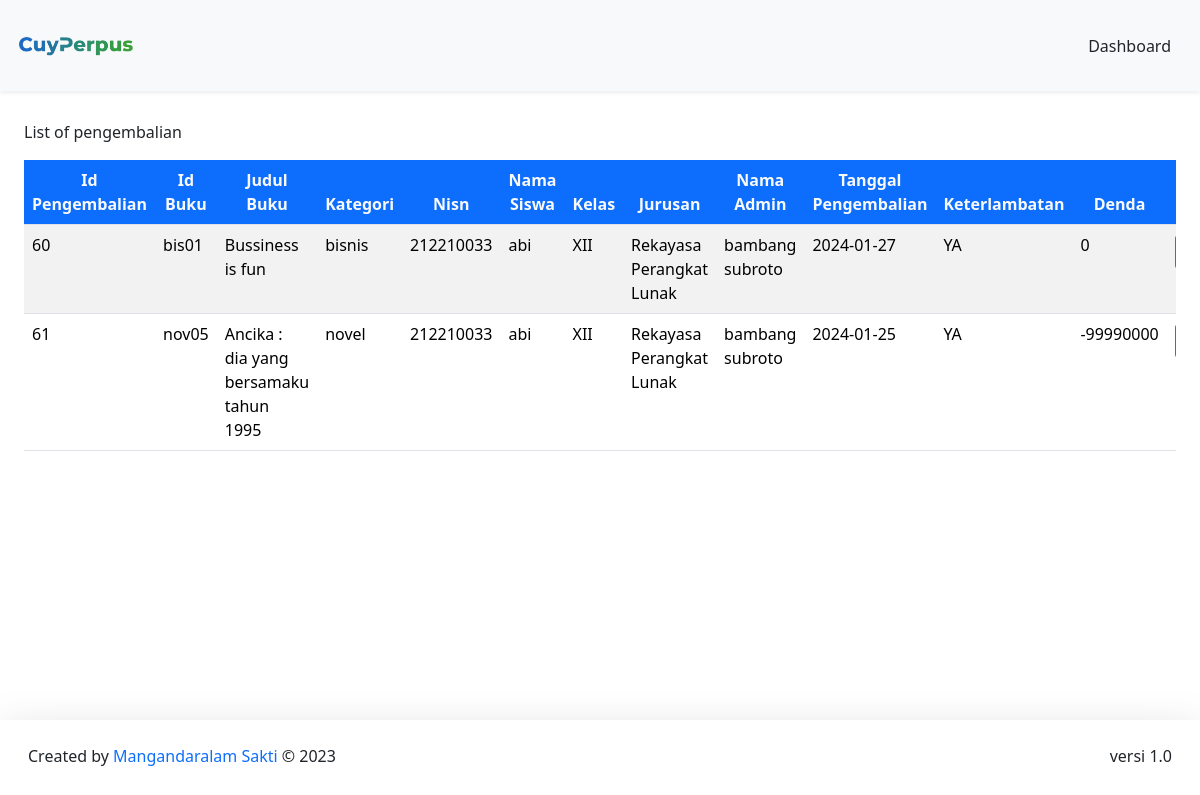
/DashboardAdmin/pengembalian/pengembalianBuku.php, run on the app's committed database.
### tables this page shows
CREATE TABLE `pengembalian` (
  `id_pengembalian` int(11) NOT NULL,
  `id_peminjaman` int(11) NOT NULL,
  `id_buku` varchar(20) NOT NULL,
  `nisn` int(11) NOT NULL,
  `id_admin` int(11) NOT NULL,
  `buku_kembali` date NOT NULL,
  `keterlambatan` enum('YA','TIDAK') NOT NULL,
  `denda` int(15) NOT NULL
);

CREATE TABLE `buku` (
  `cover` varchar(255) NOT NULL,
  `id_buku` varchar(20) NOT NULL,
  `kategori` varchar(255) NOT NULL,
  `judul` varchar(255) NOT NULL,
  `pengarang` varchar(255) NOT NULL,
  `penerbit` varchar(255) NOT NULL,
  `tahun_terbit` date NOT NULL,
  `jumlah_halaman` int(11) NOT NULL,
  `buku_deskripsi` text NOT NULL,
  `isi_buku` varchar(250) NOT NULL
);

CREATE TABLE `member` (
  `nisn` int(11) NOT NULL,
  `kode_member` varchar(12) NOT NULL,
  `nama` varchar(255) NOT NULL,
  `password` varchar(255) NOT NULL,
  `jenis_kelamin` varchar(20) NOT NULL,
  `kelas` varchar(5) NOT NULL,
  `jurusan` varchar(50) NOT NULL,
  `no_tlp` varchar(15) NOT NULL,
  `tgl_pendaftaran` date NOT NULL
);

### config/config.php (called while the page is built, shortened)
<?php
$host = "127.0.0.1";
$username = "root";
$password = "";
$database_name = "perpustakaan";
$connection = mysqli_connect($host, $username, $password, $database_name);
function queryReadData($dataKategori) {
  global $connection;
  $result = mysqli_query($connection, $dataKategori);
  $items = [];
  while($item = mysqli_fetch_assoc($result)) {
    $items[] = $item;
  }
  return $items;
}
?>

### DashboardAdmin/pengembalian/pengembalianBuku.php (the view, shortened to what this page needs)
<?php
require "../../config/config.php";
$dataPeminjam = queryReadData("SELECT pengembalian.id_pengembalian, pengembalian.id_buku, buku.judul, buku.kategori, pengembalian.nisn, member.nama, member.kelas, member.jurusan, admin.nama_admin, pengembalian.buku_kembali, pengembalian.keterlambatan, pengembalian.denda
FROM pengembalian
INNER JOIN buku ON pengembalian.id_buku = buku.id_buku
INNER JOIN member ON pengembalian.nisn = member.nisn
INNER JOIN admin ON pengembalian.id_admin = admin.id")
?>
<!DOCTYPE html>
<html lang="en">
  <head>
    <link href="https://cdn.jsdelivr.net/npm/bootstrap@5.3.2/dist/css/bootstrap.min.css" rel="stylesheet">
  </head>
  <body>
    <nav class="navbar fixed-top bg-body-tertiary shadow-sm">
      <div class="container-fluid p-3">
        <a class="navbar-brand" href="#">
          <img src="../../assets/logoNav.png" alt="logo" width="120px">
        </a>
        <a class="btn btn-tertiary" href="../dashboardAdmin.php">Dashboard</a>
      </div>
    </nav>
    <div class="p-4 mt-5">
      <div class="mt-5">
    <caption>List of pengembalian</caption>
      <div class="table-responsive mt-3">
    <table class="table table-striped table-hover">
     <thead class="text-center">
      <tr>
        <th class="bg-primary text-light">Id Pengembalian</th>
        <th class="bg-primary text-light">Id Buku</th>
        <th class="bg-primary text-light">Judul Buku</th>
        <th class="bg-primary text-light">Kategori</th>
        <th class="bg-primary text-light">Nisn</th>
        <th class="bg-primary text-light">Nama Siswa</th>
        <th class="bg-primary text-light">Kelas</th>
        <th class="bg-primary text-light">Jurusan</th>
        <th class="bg-primary text-light">Nama Admin</th>
        <th class="bg-primary text-light">Tanggal Pengembalian</th>
        <th class="bg-primary text-light">Keterlambatan</th>
        <th class="bg-primary text-light">Denda</th>
        <th class="bg-primary text-light">Delete</th>
      </tr>
    </thead>
        <?php foreach ($dataPeminjam as $item) : ?>
      <tr>
        <td><?= $item["id_pengembalian"]; ?></td>
        <td><?= $item["id_buku"]; ?></td>
        <td><?= $item["judul"]; ?></td>
        <td><?= $item["kategori"]; ?></td>
        <td><?= $item["nisn"]; ?></td>
        <td><?= $item["nama"]; ?></td>
        <td><?= $item["kelas"]; ?></td>
        <td><?= $item["jurusan"]; ?></td>
        <td><?= $item["nama_admin"]; ?></td>
        <td><?= $item["buku_kembali"]; ?></td>
        <td><?= $item["keterlambatan"]; ?></td>
        <td><?= $item["denda"]; ?></td>
        <td>
          </td>
      </tr>
        <?php endforeach; ?>
    </table>
  </div>
 </div>
</div>
  <footer class="fixed-bottom shadow-lg bg-subtle p-3">
      <div class="container-fluid d-flex justify-content-between">
      <p class="mt-2">Created by <span class="text-primary"> Mangandaralam Sakti</span> © 2023</p>
      <p class="mt-2">versi 1.0</p>
      </div>
    </footer>
  </body>
</html>

### data on the page
pengembalian: id_pengembalian "60", id_buku "bis01", id_buku.judul "Bussiness is fun", id_buku.kategori "bisnis", nisn "212210033", nisn.nama "abi", nisn.kelas "XII", nisn.jurusan "Rekayasa Perangkat Lunak", id_admin.nama_admin "bambang subroto", buku_kembali "2024-01-27", keterlambatan "YA", denda "0"
pengembalian: id_pengembalian "61", id_buku "nov05", id_buku.judul "Ancika : dia yang bersamaku tahun 1995", id_buku.kategori "novel", nisn "212210033", nisn.nama "abi", nisn.kelas "XII", nisn.jurusan "Rekayasa Perangkat Lunak", id_admin.nama_admin "bambang subroto", buku_kembali "2024-01-25", keterlambatan "YA", denda "-99990000"
